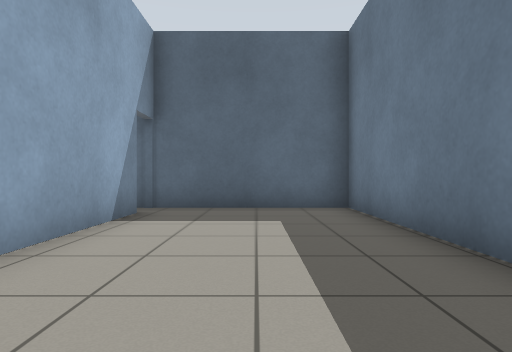
view 1 (above)

24 first-person views from a walk through a world built for the Gazebo simulator. The camera is 0.72 m above the floor, looks level and sees 75° across. The floor is counted in squares, 1 m on a side. Each view is taken from the middle of a square. On the plan, view 1 faces up. The plan holds only what a view shows up to about 10 squares ahead; the rest is blank.

view 2
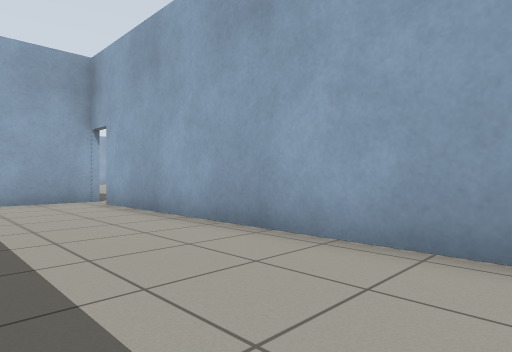

view 3
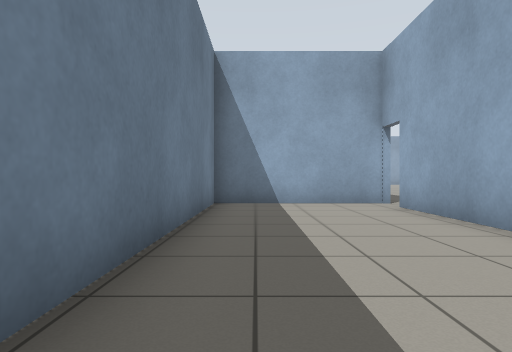

view 4
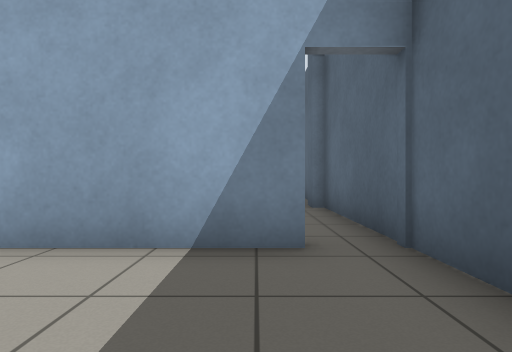

view 5
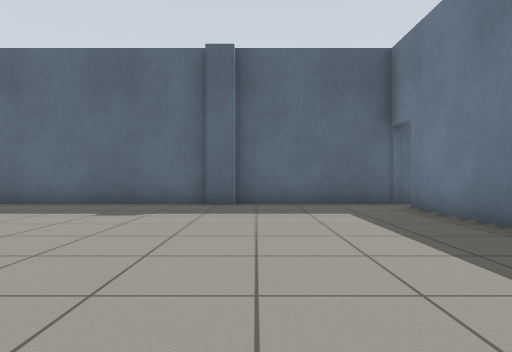

view 6
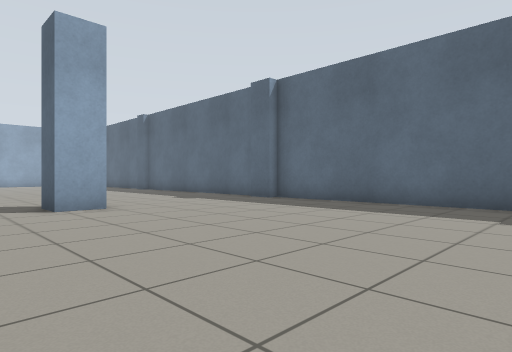

view 7
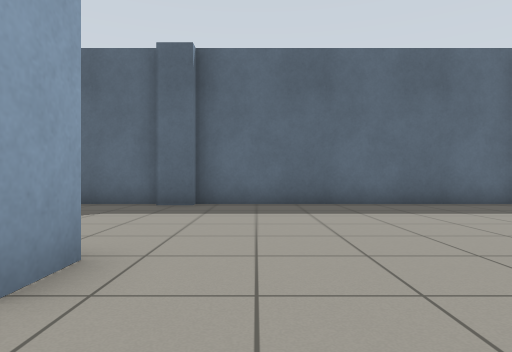

view 8
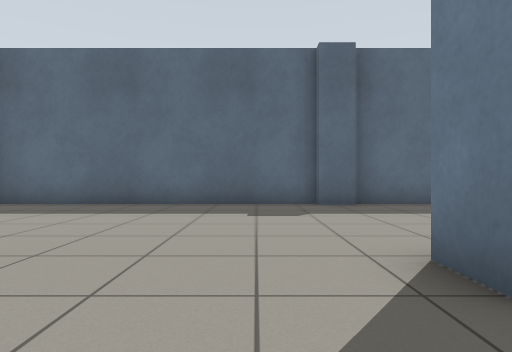

view 9
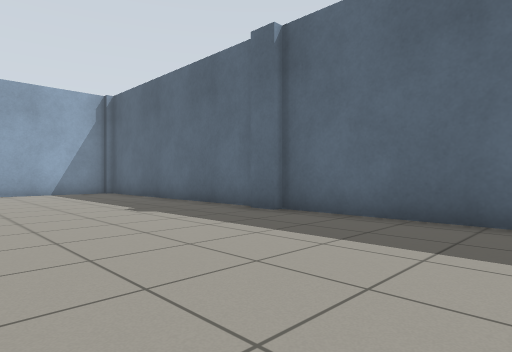

view 10
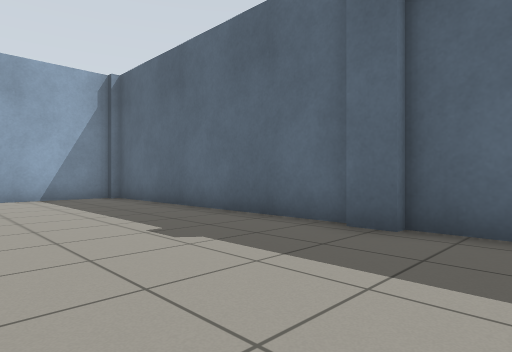

view 11
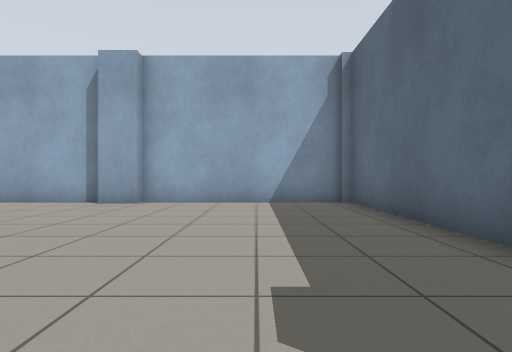

view 12
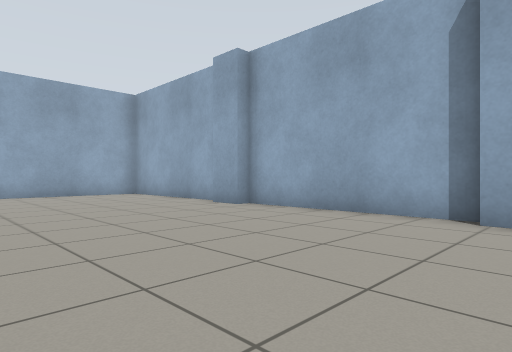

view 13
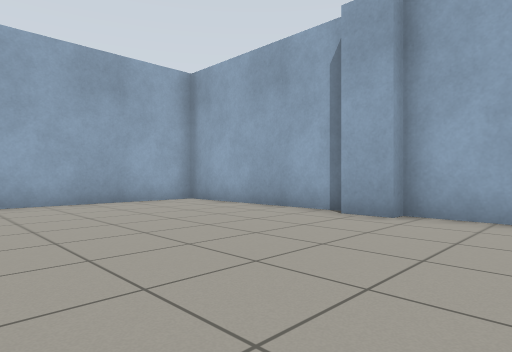

view 14
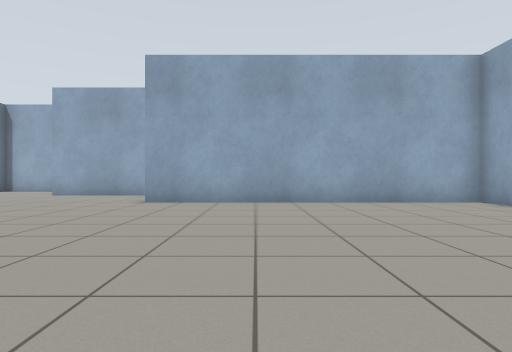

view 15
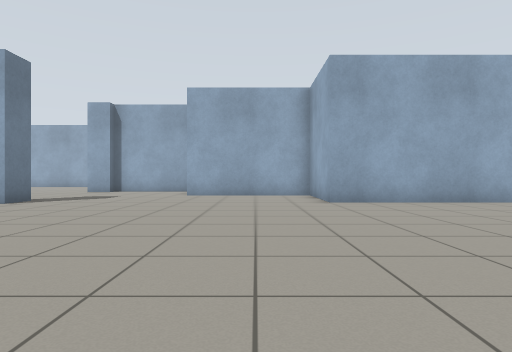

view 16
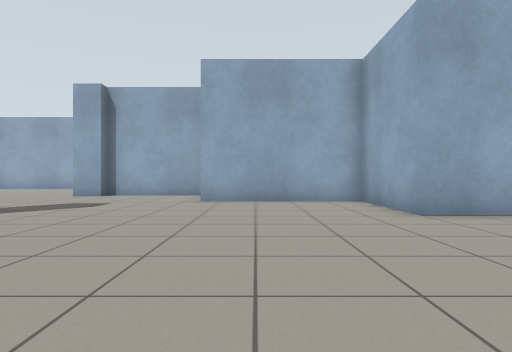

view 17
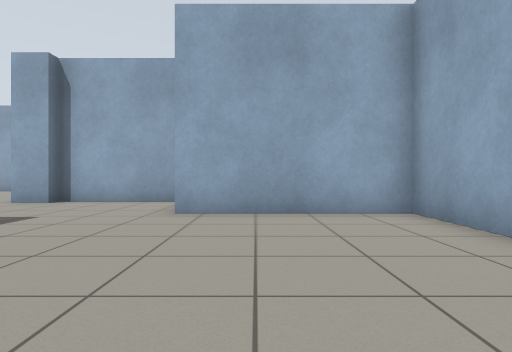

view 18
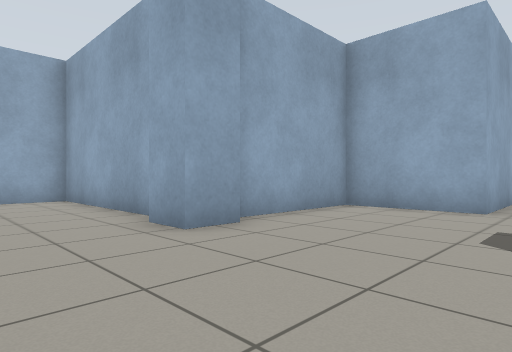

view 19
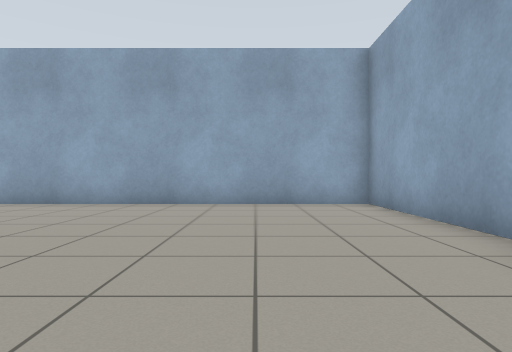

view 20
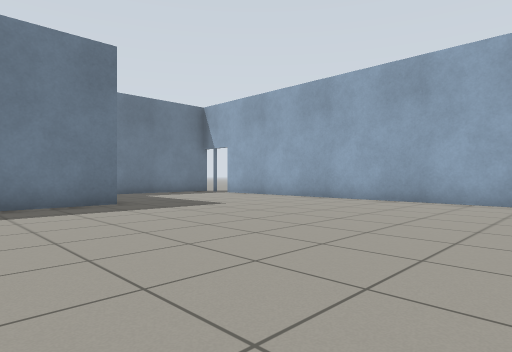

view 21
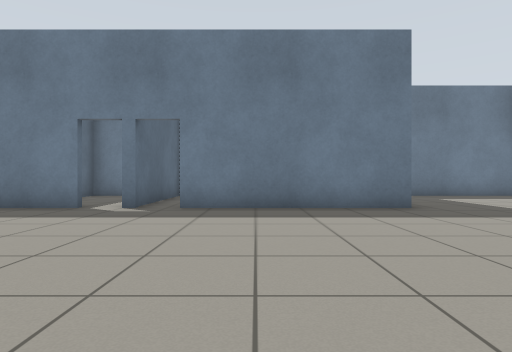

view 22
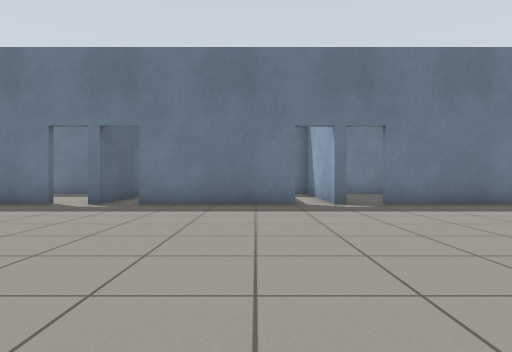

view 23
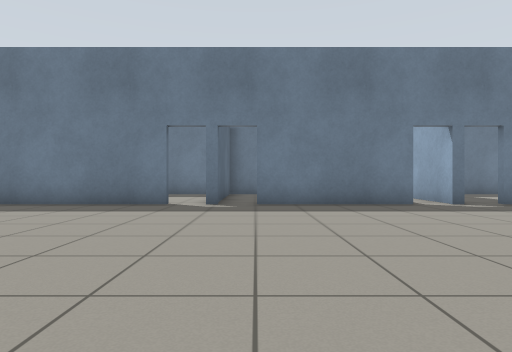

view 24
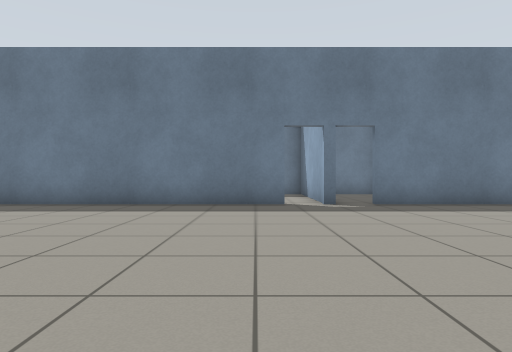

### Floor plan
Points are (right, up) in squares from view 1. A wall is a line through its corners. A room is listed if a view was taken in it or the views show most of it. See-through windows are left out.
Room 1 (views 1, 2, 3, 4)
walls: (-2.3, 6.5) (-2.3, -3.8); (-2.5, -4.8) (2.1, -4.8) (2.1, 7.6) (-3.1, 7.6)
ways out: open door at (-2.5, -5) to room 2; open door at (-2.5, 7) to room 2
Room 2 (views 5, 6, 7, 8, 9, 10, 11, 12, 13, 14, 15, 16, 17, 18, 19, 20, 21, 22, 23, 24)
walls: (-16.5, -11.6) (-16.5, -10.6); (-15.5, 1.9) (-15.5, 0.9) (-16.5, 0.9) (-16.5, 1.9); (-16.5, -16.8) (-15.5, -16.8) (-15.5, -17.9); (-15.9, -18.6) (-15.9, -23.6) (-6.4, -23.6); (-2.5, -5) (-2.5, -4.8); (-16.4, 7.6) (-24.8, 7.6); (-2.5, -3.8) (-2.5, 6.5); (-2.5, -10.1) (-2.5, -6); (-24.6, 7.3) (-25.5, 7.3); (-7.3, 7.6) (-15.5, 7.6) (-15.5, 7.3) (-16.5, 7.3); (-6.5, 7.3) (-7.2, 7.3); (-25.5, 7.6) (-34.1, 7.6) (-34.1, 1.9); (-2.5, -17.5) (-2.5, -12.3); (-33.7, -4.4) (-33.7, -5.4); (-34.1, -5.5) (-34.1, -11) (-25, -11) (-25, -14.4) (-20.5, -14.4) (-20.5, -17.3) (-16.5, -17.3); (-3.1, 7.6) (-6.6, 7.6); (-34.1, 0.9) (-34.1, -4.4); (-33.7, 1.9) (-33.7, 0.9)
ways out: open door at (-2.5, -5) to room 1; open door at (-2.5, 7) to room 1; open door at (-2.5, -11)

Positions as (right, up) in squares from view 1, and headings:
1: (0, 0), facing up
2: (1, 5), facing down-left
3: (1, 4), facing down
4: (1, 6), facing left
5: (-6, -1), facing up
6: (-8, -1), facing up-left
7: (-14, -1), facing up
8: (-18, -1), facing up
9: (-20, 2), facing up-left
10: (-23, 3), facing up-left
11: (-25, 5), facing left
12: (-28, 2), facing down-left
13: (-28, -2), facing down-left
14: (-28, -2), facing down
15: (-23, -2), facing down
16: (-22, -5), facing down
17: (-22, -8), facing down
18: (-13, -13), facing down-left
19: (-13, -15), facing down
20: (-11, -14), facing down-right
21: (-10, -14), facing right
22: (-11, -9), facing right
23: (-11, -6), facing right
24: (-11, -3), facing right
